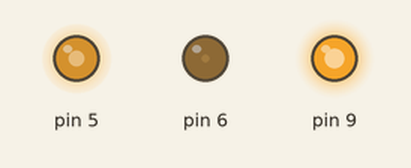
A sketch run on a simulated Arduino Uno, built with avr-gcc and run on an emulated ATmega328P. Parts: output pins drawn as LEDs (lit = HIGH). Random numbers use the default seed unless the sketch sets one.

Above: at 0.1 s.
At 4.6 s:
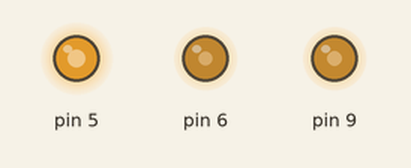
At 9.6 s:
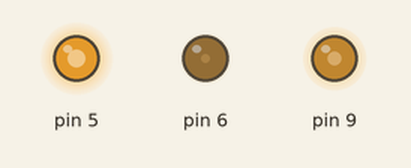
At 19.1 s:
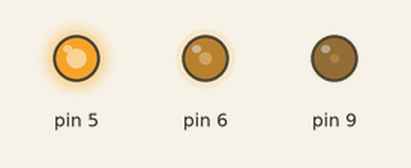
At 28.6 s:
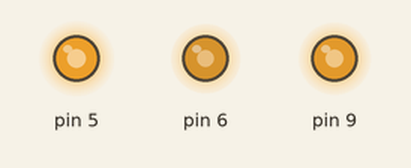
At 39.1 s:
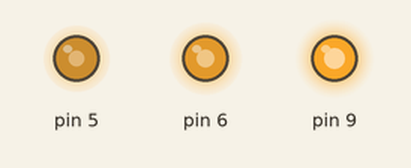
Timing chart, 0 to 40.0 s (numbered marks = the images above):
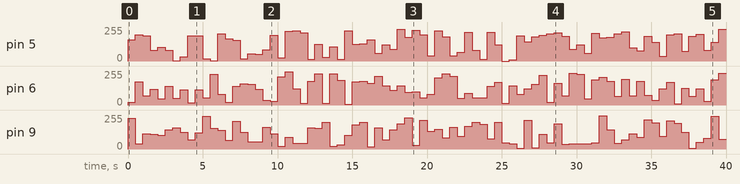

The sketch:

arduino.ino
```cpp
// (licence header left out)
void setup() {
  pinMode(9, OUTPUT);
  pinMode(6, OUTPUT);
  pinMode(5, OUTPUT);
}

void loop() {
  analogWrite(9, random(0, 255));
  analogWrite(6, random(0, 255));
  analogWrite(5, random(0, 255));
  delay(500);
}
```

Measured:
- by itself, pin 5: 0/255 → 158/255 at 0.00 s, → 197/255 0.50 s later, → 188/255 0.50 s later, → 80/255 0.50 s later, … (80 changes in this stretch)
- by itself, pin 6: 0/255 → 19/255 at 0.00 s, → 175/255 0.50 s later, → 68/255 0.50 s later, → 120/255 0.50 s later, … (80 changes in this stretch)
- by itself, pin 9: 0/255 → 232/255 at 0.00 s, → 38/255 0.50 s later, → 114/255 0.50 s later, → 109/255 0.50 s later, … (80 changes in this stretch)
